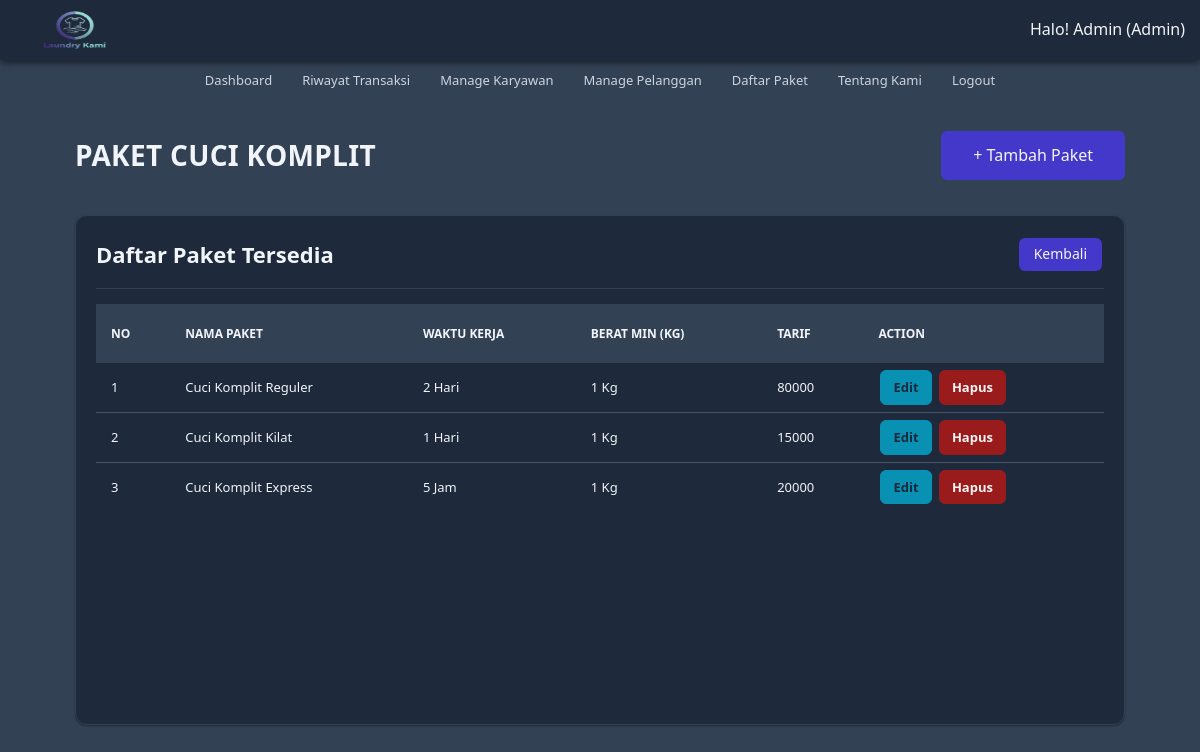
Screenshot of /paket/pkt_ck/pkt_ck.php (signed in) with the database file from the repository.
### tables this page shows
CREATE TABLE `tb_cuci_komplit` (
  `id_ck` int(11) NOT NULL AUTO_INCREMENT,
  `nama_paket_ck` varchar(100) NOT NULL,
  `waktu_kerja_ck` varchar(20) NOT NULL,
  `kuantitas_ck` int(11) NOT NULL,
  `tarif_ck` int(11) NOT NULL,
  PRIMARY KEY (`id_ck`)
);

### src/_functions.php (called while the page is built, shortened)
<?php
$host = "db";
$user = "user_db";
$pass = "password_db";
$db = "laundry_app";
$koneksi = mysqli_connect($host, $user, $pass, $db);
function url($path = '')
{
    $protocol = (!empty($_SERVER['HTTPS']) && $_SERVER['HTTPS'] !== 'off') ? "https" : "http";
    $host = $_SERVER['HTTP_HOST'];
    $base_url = $protocol . '://' . $host . '/';
    return $base_url . ltrim($path, '/');
}
function query($query)
{
    global $koneksi;
    $result = mysqli_query($koneksi, $query);
    $rows = [];
    while ($row = mysqli_fetch_assoc($result)) {
        $rows[] = $row;
    }
    return $rows;
}

### src/paket/pkt_ck/pkt_ck.php (the view)
<?php
require_once('../../_header.php');
$data_ck = query('SELECT * FROM tb_cuci_komplit');
?>
<div id="pkt_ck" class="main-content">
	<div class="container">
		<div class="baris">
			<div class="selamat-datang">
				<div class="col-header">
					<h2 class="judul-md">Paket Cuci Komplit</h2>
				</div>
				<div class="col-header txt-right">
					<a href="<?= url('paket/pkt_ck/tambah.php') ?>" class="btn-lg bg-primary" style="color: whitesmoke;">+ Tambah Paket</a>
				</div>
			</div>
		</div>
		<div class="baris">
			<div class="col">
				<div class="card">
					<div class="card-title card-flex">
						<div class="card-col">
							<h2>Daftar Paket Tersedia</h2>
						</div>
						<div class="card-col txt-right">
							<a href="<?= url('paket/paket.php') ?>" class="btn-xs bg-primary" style="color: whitesmoke;">Kembali</a>
						</div>
					</div>
					<div class="card-body">
						<div class="tabel-kontainer">
							<table class="tabel-transaksi">
								<thead>
									<tr>
										<th class="sticky">No</th>
										<th class="sticky">Nama Paket</th>
										<th class="sticky">Waktu Kerja</th>
										<th class="sticky">Berat Min (Kg)</th>
										<th class="sticky">Tarif</th>
										<th class="sticky">Action</th>
									</tr>
								</thead>
								<tbody>
									<?php $no = 1; ?>
									<?php foreach ($data_ck as $ck) : ?>
										<tr>
											<td><?= $no ?></td>
											<td><?= $ck['nama_paket_ck'] ?></td>
											<td><?= $ck['waktu_kerja_ck'] ?></td>
											<td><?= $ck['kuantitas_ck'] . ' Kg' ?></td>
											<td><?= $ck['tarif_ck'] ?></td>
											<td>
												<a href="<?= url('paket/pkt_ck/edit.php') ?>?id_ck=<?= $ck['id_ck'] ?>" class="btn btn-edit">Edit</a>
												<a href="<?= url('paket/pkt_ck/hapus.php') ?>?id_ck=<?= $ck['id_ck'] ?>" onclick="return confirm('Yakin akan menghapus?');" class="btn btn-hapus">Hapus</a>
											</td>
										</tr>
										<?php $no++ ?>
									<?php endforeach; ?>
								</tbody>
							</table>
						</div>
					</div>
				</div>
			</div>
		</div>
	</div>
</div>

### rows the page displays
tb_cuci_komplit: nama_paket_ck "Cuci Komplit Reguler", waktu_kerja_ck "2 Hari", kuantitas_ck "1", tarif_ck "80000"
tb_cuci_komplit: nama_paket_ck "Cuci Komplit Kilat", waktu_kerja_ck "1 Hari", kuantitas_ck "1", tarif_ck "15000"
tb_cuci_komplit: nama_paket_ck "Cuci Komplit Express", waktu_kerja_ck "5 Jam", kuantitas_ck "1", tarif_ck "20000"

### other values shown
$user['nama'] "Admin"
$user['role'] "Admin"
